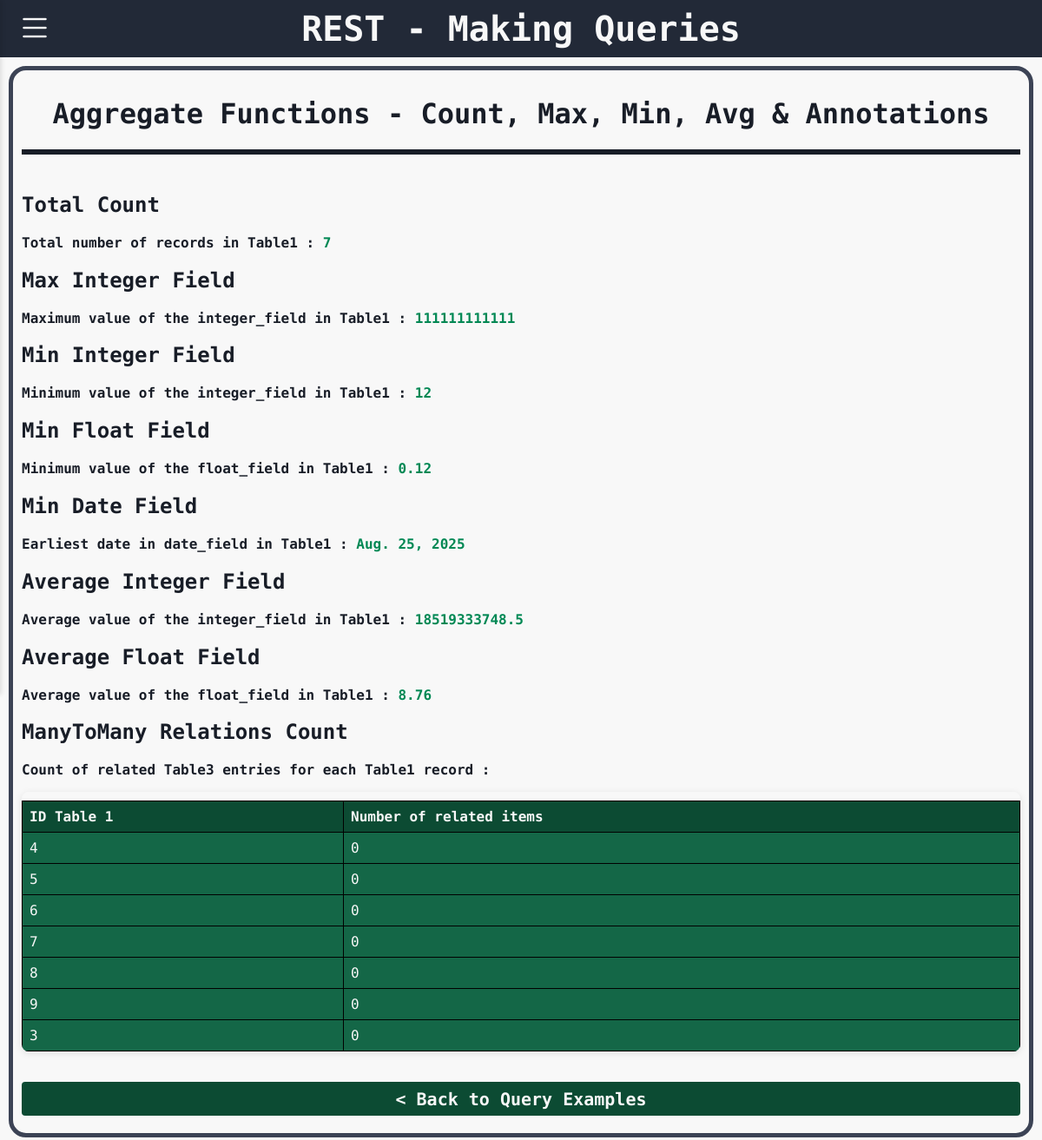
The page /query_values_example on the database its author committed.
### rest/models.py (models this page shows, shortened)
class Table1(models.Model):
    foreign_key = models.ForeignKey(Table2, on_delete=models.CASCADE, related_name='table1_foreign', null=True, blank=True)
    one_to_one = models.OneToOneField(Table2, on_delete=models.CASCADE, related_name='table1_one', null=True, blank=True)
    many_to_many = models.ManyToManyField(Table3, related_name='table1_many', blank=True)
    integer_field = models.IntegerField(null=True, blank=True)      # Integer value (optional)
    float_field = models.FloatField(null=True, blank=True)          # Floating point number
    char_field = models.CharField(max_length=15)                    # Short text with max length
    text_field= models.TextField(blank=True)                        # Long text (optional)
    boolean_field = models.BooleanField(default=False)              # True or False
    date_field = models.DateField(null=True, blank=True)           # Date only
    time_field = models.TimeField(null=True, blank=True)           # Time only
    datetime_field = models.DateTimeField(null=True, blank=True)   # Full date and time
    image_field = models.ImageField(upload_to='images/', null=True, blank=True)  # For image files
    file_field = models.FileField(upload_to='files/', null=True, blank=True)     # For general files

### rest/views.py (the view)
# urls.py: path('query_values_example', views.query_values_example, name='query_values_example'),
def query_values_example(request):
    count_data = Table1.objects.count()
    max_value = Table1.objects.aggregate(Max('integer_field'))
    min_integer = Table1.objects.aggregate(Min('integer_field'))
    min_float = Table1.objects.aggregate(Min('float_field'))
    min_date = Table1.objects.aggregate(Min('date_field'))
    avg_integer = Table1.objects.aggregate(Avg('integer_field'))
    avg_float = Table1.objects.aggregate(Avg('float_field'))
    count_many_to_many = Table1.objects.annotate(num_table3=Count('many_to_many'))
    value_names = [
        'Total Count',
        'Max Integer Field',
        'Min Integer Field',
        'Min Float Field',
        'Min Date Field',
        'Average Integer Field',
        'Average Float Field',
        'ManyToMany Relations Count'
    ]
    value_description = [
        'Total number of records in Table1',
        'Maximum value of the integer_field in Table1',
        'Minimum value of the integer_field in Table1',
        'Minimum value of the float_field in Table1',
        'Earliest date in date_field in Table1',
        'Average value of the integer_field in Table1',
        'Average value of the float_field in Table1',
        'Count of related Table3 entries for each Table1 record'
    ]
    values = [
        count_data,
        max_value['integer_field__max'],
        min_integer['integer_field__min'],
        min_float['float_field__min'],
        min_date['date_field__min'],
        round(avg_integer['integer_field__avg'], 2) if avg_integer['integer_field__avg'] else None,
        round(avg_float['float_field__avg'], 2) if avg_float['float_field__avg'] else None,
        count_many_to_many
    ]
    value_pairs = list(zip(value_names, value_description, values))
    return render(request, 'values_query.html', {
        'type': 'Aggregate Functions - Count, Max, Min, Avg & Annotations',
        'value_pairs': value_pairs,
    })

### json_app/context_processors.py (called while the page is built)
def dark_mode_context(request):
    return {'dark_mode': request.session.get('dark_mode', False)}

### rest/templates/values_query.html
{% extends "base.html" %}
{% block body %}
{% include "title.html" with title="- Making Queries" %}
<div class="container-table-rest">
  <h1 class="subtitle" style="text-align: center;">{{ type }}</h1>
  <hr class="horizontal-line">
  <br>
  {% for name, desc, value in value_pairs %}
  <h2 class="subtitle">{{ name }}</h2>
  <p class="text">{{ desc }} :
  {% if value|length > 1 and value.0 is not string %}
      <div class="table-container">
        <table class="crud-table">
          <thead>
            <tr>
                <th>ID Table 1</th>
                <th>Number of related items</th>
            </tr>
          </thead>
          <tbody>
            {% for v in value %}
            <tr>
                <td>{{ v.id }}</td>
                <td>{{ v.num_table3 }}</td>
            </tr>
            {% endfor %}
          </tbody>
        </table>
      </div>
  {% else %}
      <b class="text_keywords">{{ value }}</b>
  {% endif %}
  </p>
  {% endfor %}
  <br>
  <a class="back_button" href="{% url 'making_queries' %}">< Back to Query Examples</a>
</div>
{% endblock %}

### static/css/style.css (style rules this page uses)
:root { --dark-color: #181D27; --white-color: #F8F8F8; --green-body: #44B78B; --padding: 10px; --font-: 'Jersey 10', sans-serif; --font-small: "Kode Mono", monospace; }
body { font-family: var(--font-small); margin: 0px; font-weight: bolder; }
.horizontal-line { border: none; height: 6px; width: 100%; margin-top: 5px; margin-bottom: 5px; }
.table-container { overflow-x: auto; border-radius: 8px; box-shadow: 0 2px 8px rgba(0, 0, 0, 0.1); }
table.crud-table { border-collapse: collapse; color: var(--white-color); font-family: var(--font-small); width: 100%; margin-top: 10px; }
table.crud-table th, table.crud-table td { border: 1px solid #000000; font-weight: 100; font-size: 1em; padding: 8px; text-align: left; }
table.crud-table th { background-color: #0C4B33; font-weight: 900; }
table.crud-table td { background-color: #146747; }
.container-table-rest { padding: 10px; margin: 10px; border-radius: 20px; border-width: 5px; border-style: solid; border-color: #3c4355; }
.back_button { font-family: var(--font-small); background-color: #0C4B33; color: var(--white-color); text-decoration: none; border-radius: 4px; padding: 7.5px 15px 7.5px 15px; font-size: 1.25em; cursor: pointer; border: none; font-weight: 900; text-align: center; display: block; margin-bottom: 10px; }

### static/css/sidebar.css (style rules this page uses)
.crud-table { border-collapse: collapse; width: 100%; margin-top: 10px; }
.crud-table th, .crud-table td { border: 1px solid #000000; font-weight: 100; font-size: 1em; padding: 8px; text-align: left; }
.crud-table th { background-color: #0C4B33; font-weight: 900; color: var(--white-color); }
.crud-table td { background-color: #188058; color: var(--white-color); }

### static/css/dark_mode.css (style rules this page uses)
:root { --back-color: #F8F8F8; --text-color: #181D27; --dark-color: #222937; --green-dark: #0C4B33; --green-text:#008854; --grey: #3a3a3a; }
body { background-color: var(--back-color); transition: background-color 0.3s ease, color 0.3s ease; }
hr { background-color: var(--text-color); }
.subtitle { font-weight: 900; color: var(--text-color); }
.text { font-weight: 600; color: var(--text-color); }
.text_keywords { font-weight: 900; color: var(--green-text); }

### rows shown on the page
Table1: id "4", num_table3 "0"
Table1: id "5", num_table3 "0"
Table1: id "6", num_table3 "0"
Table1: id "7", num_table3 "0"
Table1: id "8", num_table3 "0"
Table1: id "9", num_table3 "0"
Table1: id "3", num_table3 "0"

### other values the page prints
{{ title }} "- Making Queries"
{{ type }} "Aggregate Functions - Count, Max, Min, Avg & Annotations"
{{ name }} "Total Count" "Max Integer Field" "Min Integer Field" "Min Float Field" "Min Date Field" "Average Integer Field" "Average Float Field" "ManyToMany Relations Count"
{{ desc }} "Total number of records in Table1" "Maximum value of the integer_field in Table1" "Minimum value of the integer_field in Table1" "Minimum value of the float_field in Table1" "Earliest date in date_field in Table1" "Average value of the integer_field in Table1" "Average value of the float_field in Table1" "Count of related Table3 entries for each Table1 record"
{{ value }} "7" "111111111111" "12" "0.12" "Aug. 25, 2025" "18519333748.5" "8.76"
